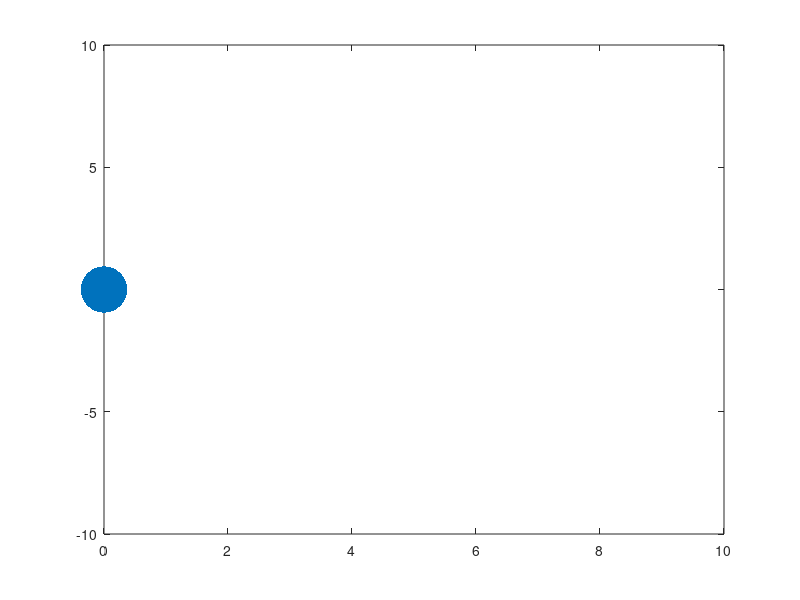

Reproduce this figure in MATLAB. (Note: this script raises an error after producing the figure.)
clc;close all;clear all;
%%

global KEY_IS_PRESSED
KEY_IS_PRESSED = 0;
gcf;
set(gcf, 'KeyPressFcn', @myKeyPressFcn);

%%

m = 10;

k = 10;

dt = 0.1;
l = 2;
g = 0;
xi = 0;
D = 0;

N=4;

for n = 1:N
    x(1,n) = 2*(n);
    y(1,n) = 0;
    v0(1,n) = (-1)^n;
    v0(2,n) = (-1)^(n-1);
end

% subplot(2,1,1)
h=plot(0,0,'MarkerSize',100,'Marker','.','LineWidth',5);
axis([0 10 -10 10]);
set(gca,'nextplot','replacechildren');
% subplot(2,1,2)
% for i =1:N
%     pl(i) = animatedline('color',rand(1,3));
% end
% axis([0 100 -0 10]);
%%

for n = 1:N
    C = 1/(4*m);
    C1 = C*4*m;
    C3 = C*( 2*g*sqrt(2*D)*xi*dt^2 + 2*dt^2*force(x(1,:),y(1,:),n,k,l));
    C2 = C*(2*m+g*dt)*2*dt;
    x(2,n) = C1.*x(1,n) + C3(1) + C2.*v0(1,n);
    y(2,n) = C1.*y(1,n) + C3(2) + C2.*v0(2,n);
end

set(h,'XData',x(end,:),'YData',y(end,:));

drawnow;

%%

for t = 2:1000
    
    for n =1:N
        C = 1/(2*m-g*dt);
        C1 = C*4*m;
        C2 = -C*(2*m+g*dt);
        C3 = C*( 2*g*sqrt(2*D)*xi*dt^2 + 2*dt^2*force(x(t,:),y(t,:),n,k,l));
           
        x(t+1,n) = C1.*x(t,n) + C3(1) + C2*x(t-1,n);
        y(t+1,n) = C1.*y(t,n) + C3(2) + C2*y(t-1,n);
        
    end
    
    set(h,'XData',x(end,:),'YData',y(end,:));
    
%     for i = 1:N
%         addpoints(pl(i),t,x(end,i));
%     end
    
%     axis([t-20 20+t -0 10]);
    pause(0.1)
    drawnow;
    
    if KEY_IS_PRESSED
        close all;
        break;
    end
    
end


%%

function F = force(x,y,n,k,a)

F = [0 0];

if n-1 >= 1
    dx = x(n-1)-x(n);
    dy = y(n-1)-y(n);
    
    theta = atan(dy/dx);
    r = sqrt(dx^2+dy^2);
    delta = r-a;
    
    F(1) = F(1) + k*(dx+delta*cos(theta));
    F(2) = F(2) + k*(dy+delta*sin(theta));
end

if n+1 <= length(x)
    dx = x(n)-x(n+1);
    dy = y(n)-y(n+1);
    
    theta = atan(dy/dx);
    r = sqrt(dx^2+dy^2);
    delta = r-a;
    
    F(1) = F(1) - k*(dx+delta*cos(theta));
    F(2) = F(2) - k*(dy+delta*sin(theta));
end

end


function myKeyPressFcn(hObject, event)
global KEY_IS_PRESSED
KEY_IS_PRESSED  = 1;
end
